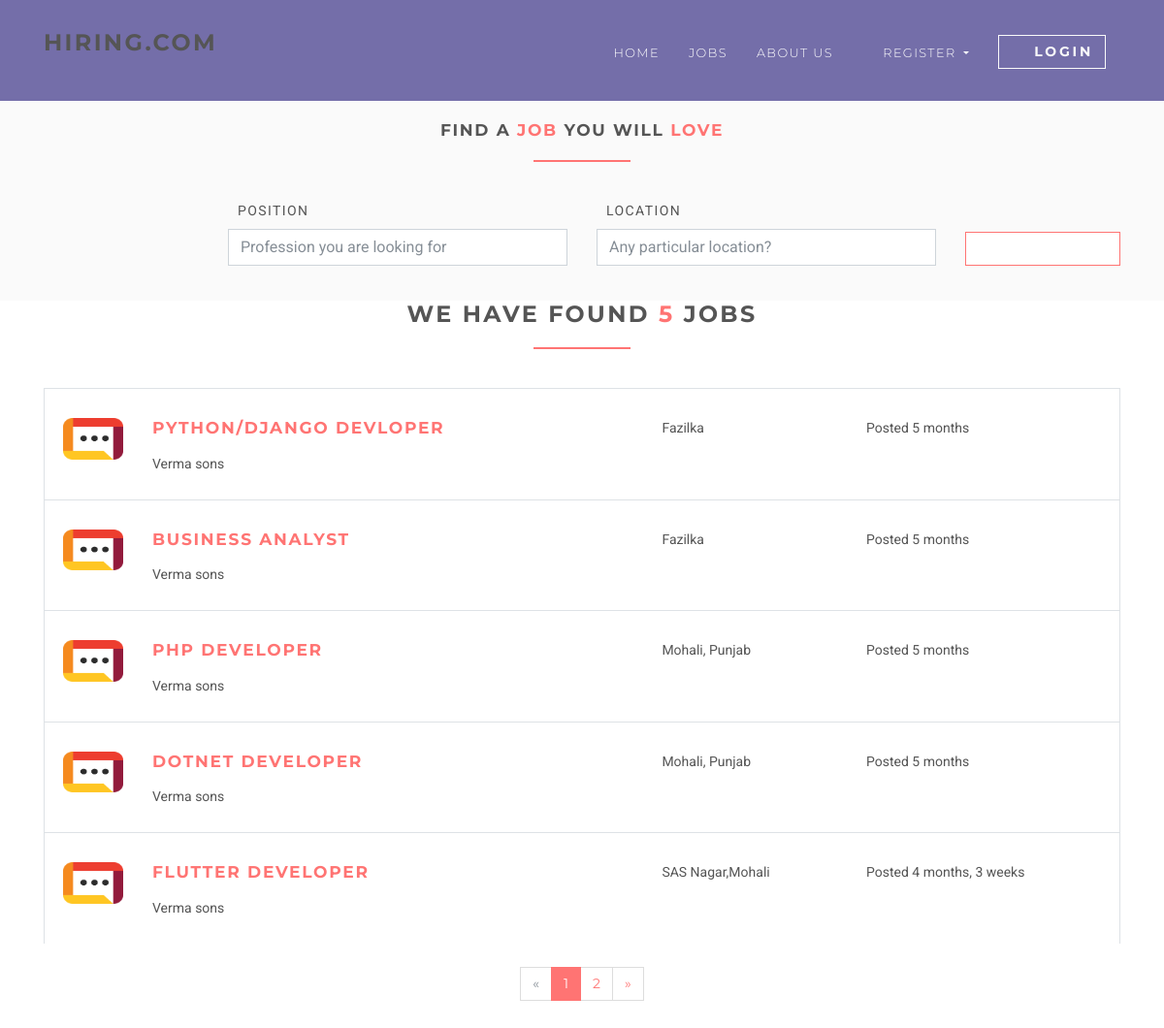
Page /jobs on the committed database.
### jobsapp/models.py (models this page shows, shortened)
class Job(models.Model):
    user = models.ForeignKey(User, on_delete=models.CASCADE)
    title = models.CharField(max_length=300,blank=True,null=True)
    description = models.TextField(blank=True,null=True)
    location = models.CharField(max_length=150,blank=True,null=True)
    type = models.CharField(choices=JOB_TYPE, max_length=50,blank=True,null=True)
    category = models.CharField(max_length=100,blank=True,null=True)
    last_date = models.DateTimeField(blank=True,null=True)
    company_name = models.CharField(max_length=100,blank=True,null=True)
    company_description = models.TextField(blank=True,null=True)
    website = models.CharField(max_length=100, blank=True,null=True)
    created_at = models.DateTimeField(default=timezone.now)
    filled = models.BooleanField(default=False)

### jobsapp/views/home.py (the view)
# urls.py: path('jobs', JobListView.as_view(), name='jobs'),
class JobListView(ListView):
    model = Job
    template_name = 'jobs/jobs.html'
    context_object_name = 'jobs'
    paginate_by = 5

### templates/jobs/jobs.html (shortened to what this page needs)
{% extends 'base.html' %}
{% load static %}
{% block content %}
    <section class="job-form-section job-form-section--compressed">
        <div class="container">
            <h4 class="heading">Find a <span class="accent">job </span> you will <span class="accent">love</span></h4>
            <form id="job-main-form" method="get" action="{% url 'jobs:searh' %}" class="job-main-form">
                <div class="controls">
                    <div class="row align-items-end">
                        <div class="col-sm-1 col-lg-2"></div>
                        <div class="col-sm-5 col-lg-4 form-group">
                            <label for="profession">Position</label>
                            <input type="text" id="position" name="position"
                             placeholder="Profession you are looking for" class="form-control">
                        </div>
                        <div class="col-sm-5 col-lg-4 form-group">
                            <label for="location">Location</label>
                            <input type="text" id="location" name="location" placeholder="Any particular location?"
                                    class="form-control">
                        </div>
                        <div class="col-sm-1 col-lg-2 form-group">
                            <button type="submit" name="name"
                                    class="btn btn-outline-white-primary job-main-form__button">
                                <i class="fa fa-search"></i>
                            </button>
                        </div>
                    </div>
                </div>
            </form>
        </div>
    </section>
        <div class="container">
            <h3 class="heading">We have found <span class="accent">{{ jobs.count }}</span> jobs</h3>
            {% for job in jobs %}
            {% if not job.filled %}
                <div class="job-listing  ">
                    <div class="row">
                        <div class="col-md-12 col-lg-6">
                            <div class="row">
                                <div class="col-2">
                                    <img src="{% static 'img/company-1.png' %}"
                                         alt="Ipsioou " class="img-fluid">
                                </div>
                                <div class="col-10">
                                    <h4 class="job__title"><a
                                            href="{% url 'jobs:jobs-detail' job.id %}">{{ job.title }}</a></h4>
                                    <p class="job__company">
                                        {{ job.company_name }}
                                    </p>
                                </div>
                            </div>
                        </div>
                        <div class="col-10 col-md-3 col-lg-2 ml-auto"><i class="fa fa-map-marker job__location"></i>
                            {{ job.location }}
                        </div>
                        <div class="col-10 col-md-3 col-lg-3 ml-auto">
                            <p>Posted {{ job.created_at|timesince }}</p>
                        </div>
                    </div>
                </div>
                {% endif %}
            {% endfor %}
            {% if is_paginated %}
                <div class="row">
                    <div class="col-md-12">
                        <nav aria-label="Page navigation example" class="d-flex justify-content-center mt-4 mb-4">
                            <ul class="pagination">
                                {% if page_obj.has_previous %}
                                    <li class="page-item">
                                        <a href="?page={{ page_obj.previous_page_number }}"
                                           class="page-link">&laquo;</a>
                                    </li>
                                {% else %}
                                    <li class="page-item disabled">
                                        <a class="page-link">&laquo;</a>
                                    </li>
                                {% endif %}
                                {% for i in page_obj.paginator.page_range %}
                                    {% if page_obj.number == i %}
                                        <li class="page-item active">
                                            <a class="page-link">{{ i }}</a>
                                        </li>
                                    {% else %}
                                        <li class="page-item">
                                            <a href="?page={{ i }}" class="page-link">{{ i }}</a>
                                        </li>
                                    {% endif %}
                                {% endfor %}
                                {% if page_obj.has_next %}
                                    <li class="page-item">
                                        <a href="?page={{ page_obj.next_page_number }}" class="page-link">&raquo;</a>
                                    </li>
                                {% else %}
                                    <li class="page-item disabled">
                                        <a class="page-link">&raquo;</a>
                                    </li>
                                {% endif %}
                            </ul>
                        </nav>
                    </div>
                </div>
            {% endif %}
        </div>
{% endblock %}

### static/css/style.default.css (style rules this page uses)
html { height:100% }
body { height:100% }
section { position:relative;padding-top:90px;padding-bottom:90px }
button { cursor:pointer }
.heading { text-align:center;margin-bottom:40px }
.heading:after { content:" ";display:block;width:100px;height:2px;margin:20px auto 20px;background:#ff7473 }
a,button { -webkit-transition:all .2s ease-out;transition:all .2s ease-out }
a i.fa,button i.fa { margin:0 5px }
.accent { color:#ff7473 }
.job-form-section { padding:80px 0;background:#fafafa }
.job-form-section .job-main-form { margin-bottom:40px }
.job-form-section .job-main-form label { text-transform:uppercase;letter-spacing:0.1em;margin-left:10px }
.job-form-section.job-form-section--compressed { padding:20px }
.job-form-section.job-form-section--compressed .job-main-form { margin-bottom:0 }
.job-main-form__button { margin-top:15px;display:block;width:100% }
.job-listing { border:solid 1px #dee2e6;border-bottom:none;padding-top:30px;padding-bottom:10px;padding-left:19px;padding-right:15px;clear:both;-webkit-transition:all .2s ease-out;transition:all .2s ease-out }
.job__title { margin-top:0 }
.job__location { margin-right:5px;color:#868e96 }
.btn { font-weight:700;font-family:"Montserrat",Helvetica,Arial,sans-serif;border:1px solid transparent;text-transform:uppercase;letter-spacing:0.2em;padding:.375rem .75rem;font-size:.875rem;line-height:1.5;border-radius:0;-webkit-transition:background-color 0.15s ease-in-out,border-color 0.15s ease-in-out,-webkit-box-shadow 0.15s ease-in-out;transition:background-color 0.15s ease-in-out,border-color 0.15s ease-in-out,-webkit-box-shadow 0.15s ease-in-out;transition:background-color 0.15s ease-in-out,border-color 0.15s ease-in-out,box-shadow 0.15s ease-in-out;transition:background-color 0.15s ease-in-out,border-color 0.15s ease-in-out,box-shadow 0.15s ease-in-out,-webkit-box-shadow 0.15s ease-in-out }
.btn-outline-white-primary { color:#ff7473;background-color:#fff;background-image:none;border-color:#ff7473 }
body { font-family:"Roboto",Helvetica,Arial,sans-serif;font-size:.875rem;font-weight:400;line-height:1.5;color:#555;background-color:#fff }
a { color:#ff7473;text-decoration:none }
h1,h2,h3,h4,h5,h6,.h1,.h2,.h3,.h4,.box-simple h3,.box-image .name h3,.box-image-text .top .name h3,.box-image-text .top .name h4,.h5,.h6 { margin-bottom:1rem;font-family:"Montserrat",Helvetica,Arial,sans-serif;font-weight:700;line-height:1.2;color:#555;text-transform:uppercase;letter-spacing:0.1em }
h3,.h3 { font-size:1.4875rem }
h4,.h4,.box-simple h3,.box-image .name h3,.box-image-text .top .name h3,.box-image-text .top .name h4 { font-size:1.0675rem }
.page-item:first-child .page-link { border-top-left-radius:0rem;border-bottom-left-radius:0rem }
.page-item:last-child .page-link { border-top-right-radius:0rem;border-bottom-right-radius:0rem }
.page-item.active .page-link { color:#fff;background-color:#ff7473;border-color:#ff7473 }
.page-item.disabled .page-link { color:#868e96;background-color:#fff;border-color:#ddd }
.page-link { padding:.5rem .75rem;line-height:1.25;color:#ff7473;background-color:#fff;border:1px solid #ddd;font-family:"Montserrat",Helvetica,Arial,sans-serif }
.form-control { padding:.375rem .75rem;font-size:1rem;line-height:1.5;color:#868e96;background-color:#fff;border:1px solid #ced4da;border-radius:0;-webkit-transition:border-color ease-in-out 0.15s,-webkit-box-shadow ease-in-out 0.15s;transition:border-color ease-in-out 0.15s,-webkit-box-shadow ease-in-out 0.15s;transition:border-color ease-in-out 0.15s,box-shadow ease-in-out 0.15s;transition:border-color ease-in-out 0.15s,box-shadow ease-in-out 0.15s,-webkit-box-shadow ease-in-out 0.15s }
.form-control::placeholder { color:#868e96 }

### rows in the picture
Job: filled False (drawn), title "PYTHON/DJANGO DEVLOPER", company_name "Verma sons", location "Fazilka", created_at "5 months"
Job: filled False (drawn), title "BUSINESS ANALYST", company_name "Verma sons", location "Fazilka", created_at "5 months"
Job: filled False (drawn), title "PHP DEVELOPER", company_name "Verma sons", location "Mohali, Punjab", created_at "5 months"
Job: filled False (drawn), title "DOTNET DEVELOPER", company_name "Verma sons", location "Mohali, Punjab", created_at "5 months"
Job: filled False (drawn), title "FLUTTER DEVELOPER", company_name "Verma sons", location "SAS Nagar,Mohali", created_at "4 months, 3 weeks"

### other values in the picture
{{ jobs.count }} "5"
{{ i }} "1"
{{ i }} "2"
